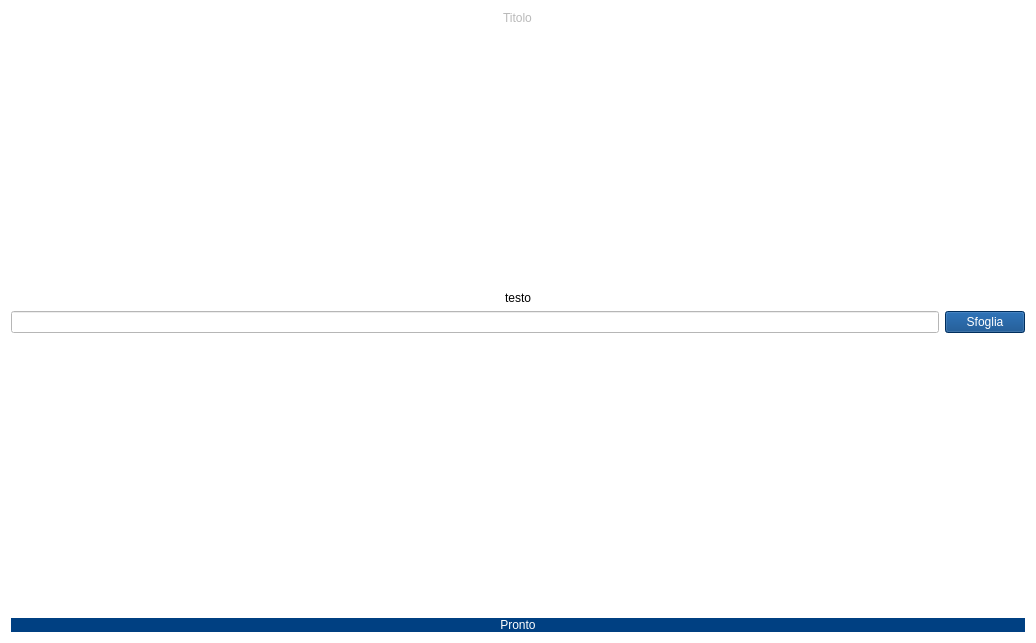
<?xml version="1.0" encoding="UTF-8"?>
<ui version="4.0">
 <class>VideoSelectionPage1</class>
 <widget class="QWidget" name="VideoSelectionPage1">
  <property name="geometry">
   <rect>
    <x>0</x>
    <y>0</y>
    <width>1036</width>
    <height>643</height>
   </rect>
  </property>
  <property name="windowTitle">
   <string>Form</string>
  </property>
  <property name="styleSheet">
   <string notr="true">background-color: rgb(255, 255, 255);</string>
  </property>
  <layout class="QGridLayout" name="gridLayout">
   <item row="1" column="0">
    <spacer name="verticalSpacer">
     <property name="orientation">
      <enum>Qt::Vertical</enum>
     </property>
     <property name="sizeHint" stdset="0">
      <size>
       <width>20</width>
       <height>40</height>
      </size>
     </property>
    </spacer>
   </item>
   <item row="4" column="0">
    <spacer name="verticalSpacer_2">
     <property name="orientation">
      <enum>Qt::Vertical</enum>
     </property>
     <property name="sizeHint" stdset="0">
      <size>
       <width>20</width>
       <height>40</height>
      </size>
     </property>
    </spacer>
   </item>
   <item row="3" column="0">
    <layout class="QHBoxLayout" name="horizontalLayout">
     <item>
      <widget class="QLineEdit" name="path_text_label"/>
     </item>
     <item alignment="Qt::AlignRight">
      <widget class="QPushButton" name="browse_button">
       <property name="styleSheet">
        <string notr="true">background-color: rgb(0, 64, 130);
font: 10pt &quot;Rubik Light&quot;;
color: rgb(255,255,255);</string>
       </property>
       <property name="text">
        <string>Sfoglia</string>
       </property>
      </widget>
     </item>
    </layout>
   </item>
   <item row="6" column="0">
    <widget class="QPushButton" name="ready_button">
     <property name="styleSheet">
      <string notr="true">border-radius: 20px;
background-color: rgb(0, 64, 130);
font: 12pt &quot;Rubik Light&quot;;
color: rgb(255,255,255);</string>
     </property>
     <property name="text">
      <string>Pronto</string>
     </property>
    </widget>
   </item>
   <item row="0" column="0" alignment="Qt::AlignHCenter">
    <widget class="QLabel" name="title_label">
     <property name="styleSheet">
      <string notr="true">font: 25pt &quot;Rubik Light&quot;;
color: rgb(185,185,185);
background-color: rgba(255, 255, 255, 0);</string>
     </property>
     <property name="text">
      <string>Titolo</string>
     </property>
    </widget>
   </item>
   <item row="2" column="0" alignment="Qt::AlignHCenter">
    <widget class="QLabel" name="text_label">
     <property name="styleSheet">
      <string notr="true">font: 12pt &quot;Rubik Light&quot;;
background-color: rgba(255, 255, 255, 0);</string>
     </property>
     <property name="text">
      <string>testo</string>
     </property>
    </widget>
   </item>
   <item row="5" column="0">
    <widget class="QLabel" name="error_text_label">
     <property name="styleSheet">
      <string notr="true">font: 10pt &quot;Rubik Light&quot;;
background-color: rgba(255, 255, 255, 0);
color: rgb(255, 0, 0);</string>
     </property>
     <property name="text">
      <string/>
     </property>
    </widget>
   </item>
  </layout>
 </widget>
 <resources>
  <include location="../../../pages from main - qt designer/GUI/qtdesigner/logo_unimi.qrc"/>
 </resources>
 <connections/>
</ui>
